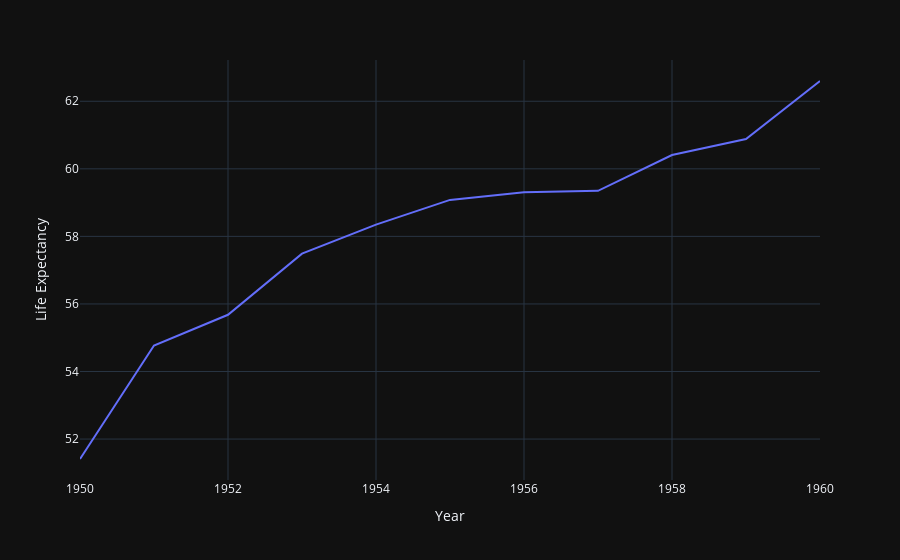

The code cell stored with this chart in its notebook:
### Code cell
px.line(df_eua, x='Year', y='Life Expectancy')

### Figure 1 — Plotly figure (JSON) as saved in the notebook; plotly's stock layout.template omitted (floating-point values rounded to 4 significant figures)
{"data": [{"hovertemplate": "Year=%{x}<br>Life Expectancy=%{y}<extra></extra>", "legendgroup": "", "line": {"color": "#636efa", "dash": "solid"}, "mode": "lines", "name": "", "orientation": "v", "showlegend": false, "type": "scatter", "x": [1950, 1951, 1952, 1953, 1954, 1955, 1956, 1957, 1958, 1959, 1960], "xaxis": "x", "y": [51.41, 54.77, 55.68, 57.49, 58.35, 59.08, 59.31, 59.35, 60.41, 60.88, 62.6], "yaxis": "y"}], "layout": {"autosize": true, "legend": {"tracegroupgap": 0}, "margin": {"t": 60}, "xaxis": {"anchor": "y", "autorange": true, "domain": [0, 1], "range": [1950, 1960], "title": {"text": "Year"}, "type": "linear"}, "yaxis": {"anchor": "x", "autorange": true, "domain": [0, 1], "range": [50.79, 63.22], "title": {"text": "Life Expectancy"}, "type": "linear"}}}
